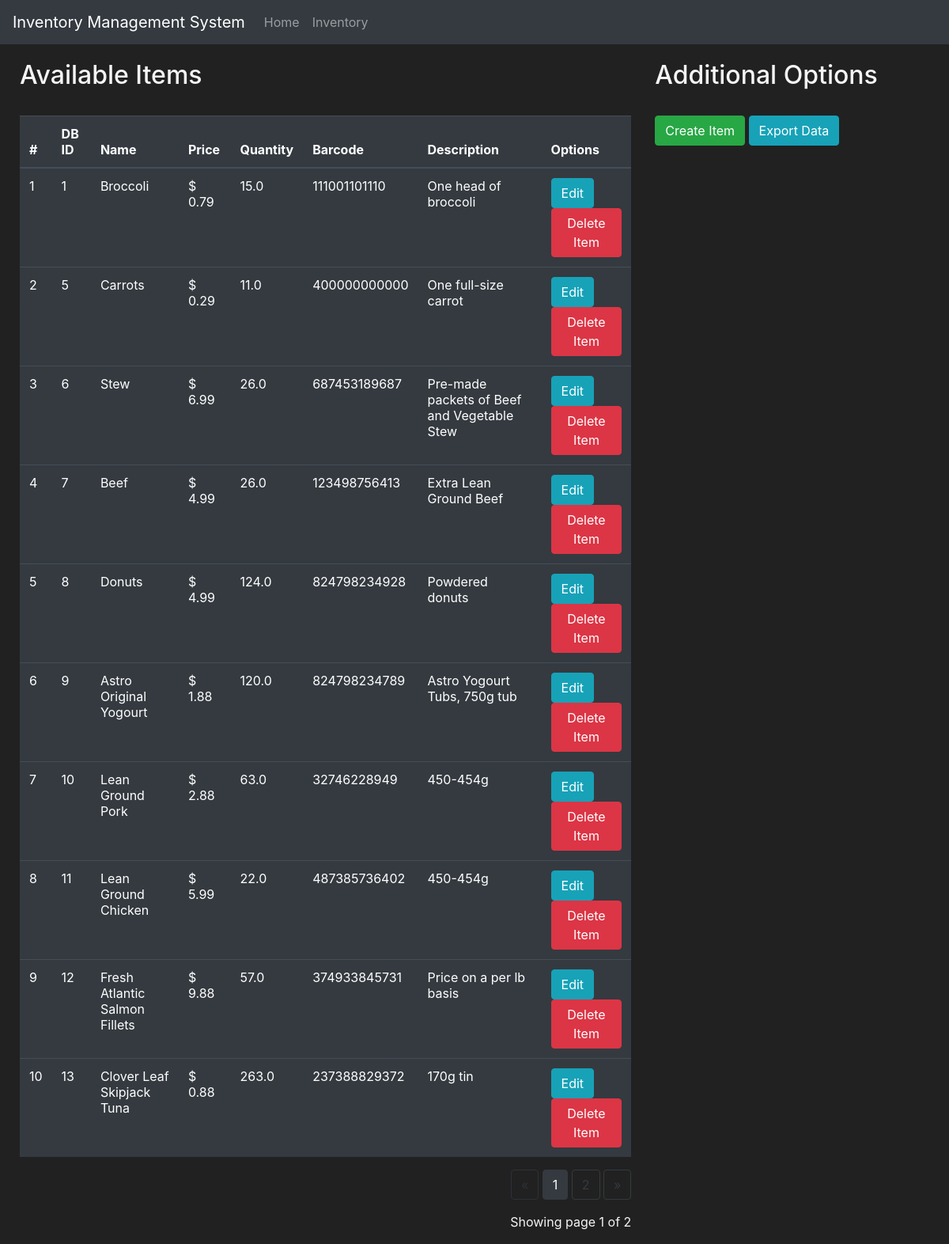
The page /inventory on the database as committed earlier.
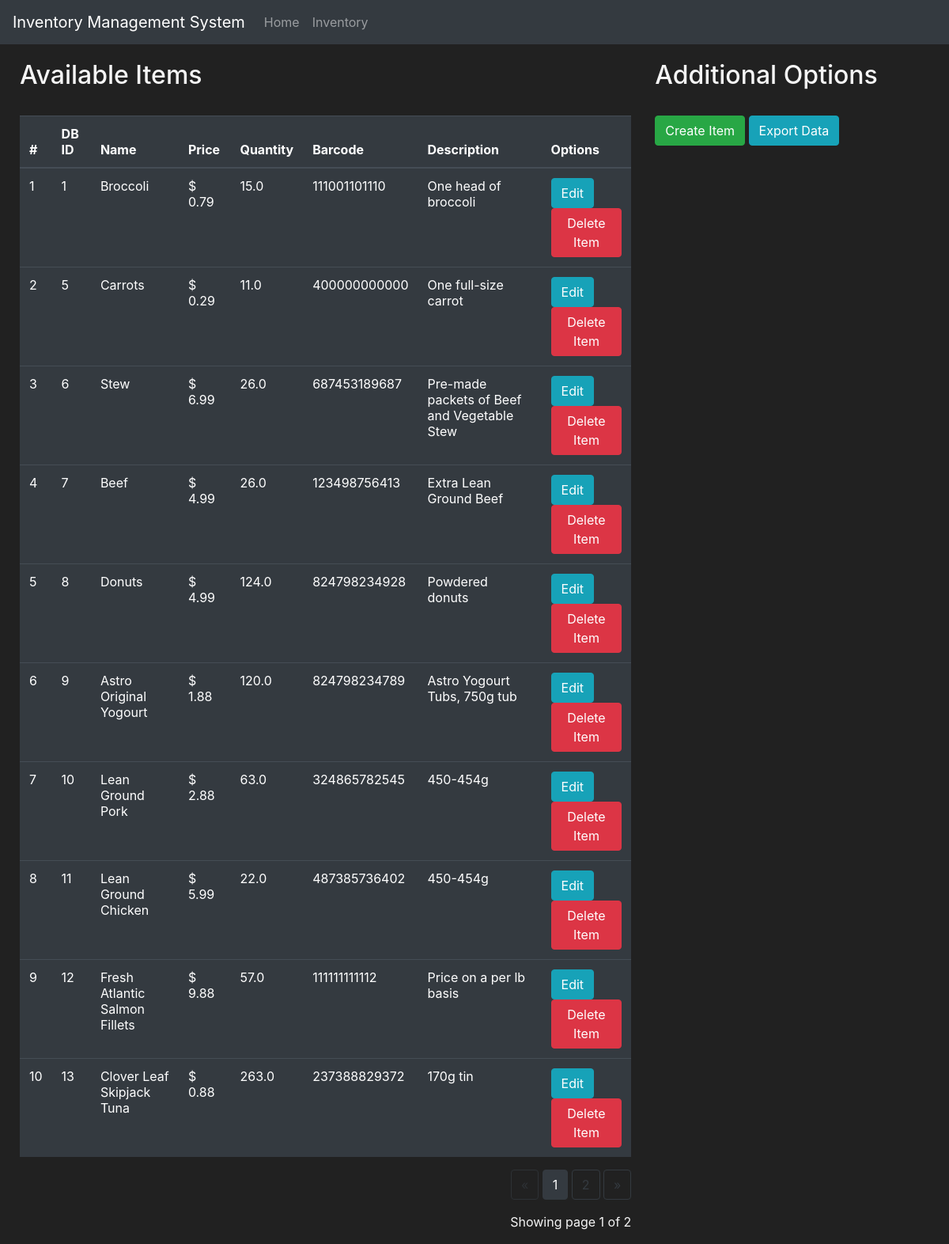
The same page on the database as committed later.
### inventory/models.py (models this page shows)
class Item(db.Model):
    id = db.Column(db.Integer(), primary_key = True)
    name = db.Column(db.String(length = 30), nullable = False)
    price = db.Column(db.Float(), nullable = False)
    quantity = db.Column(db.Float(), nullable = False)
    barcode = db.Column(db.String(length = 12), nullable = False, unique = True)
    description = db.Column(db.String(length = 1024), nullable = False)

### inventory/routes.py (the view, shortened to what this page needs)
@app.route('/inventory', methods=['GET', 'POST'])
def inventory_page():
    deleting_form = DeleteItemForm()
    creating_form = CreateItemForm()
    editing_form = EditItemForm()
    items_displayed_per_page = 10
    if request.method == "GET":
        page = request.args.get('page', 1, type = int)
        items = Item.query.paginate(page = page, per_page = items_displayed_per_page)
        return render_template('inventory.html', items=items, deleting_form = deleting_form, creating_form = creating_form, editing_form = editing_form)

### inventory/templates/inventory.html (shortened to what this page needs)
{% extends 'base.html' %}
{% block content %}
    <div class = "row" style="margin-top:20px; margin-left:10px">
        <div class="col-8">
            <h2>Available Items</h2>
            <br>
            <table class="table table-hover table-dark">
                <thead>
                    <tr>
                        <th scope="col">#</th>
                        <th scope="col">DB ID</th>
                        <th scope="col">Name</th>
                        <th scope="col">Price</th>
                        <th scope="col">Quantity</th>
                        <th scope="col">Barcode</th>
                        <th scope="col">Description</th>
                        <th scope="col">Options</th>
                    </tr>
                </thead>
                <tbody>
                    {% for item in items.items %}
                    <tr>
                        <td>{{ loop.index}}</td>
                        <td>{{ item.id }}</td>
                        <td>{{ item.name }}</td>
                        <td>$ {{'%0.2f'| format(item.price|float)}}</td>
                        <td>{{ item.quantity }}</td>
                        <td>{{ item.barcode }}</td>
                        <td>{{ item.description }}</td>
                        <td>
                            <button class="btn btn-outline btn-info" data-toggle="modal" data-target="#Modal-Edit-{{ item.id }}">Edit</button>
                            <button class="btn btn-outline btn-danger" data-toggle="modal" data-target="#Modal-Delete-{{ item.id }}">Delete Item</button>
                        </td>
                    </tr>
                    {% endfor %}
                </tbody>
            </table>
            <div class="text-right">
                <a href="{{ url_for('inventory_page', page=items.prev_num) }}"
                class="btn btn-outline-dark
                {% if items.page == 1 %}disabled{% endif %}">
                </a>
                {% for page_num in items.iter_pages(left_edge=1, right_edge=1, left_current=1, right_current=2) %}
                    {% if page_num %}
                        {% if items.page == page_num %}
                            <a href="{{ url_for('inventory_page', page=page_num) }}"
                            class="btn btn-dark">
                                {{ page_num }}
                            </a>
                        {% else %}
                            <a href="{{ url_for('inventory_page', page=page_num) }}"
                            class="btn btn-outline-dark">
                                {{ page_num }}
                            </a>
                        {% endif %}
                    {% else %}
                        ...
                    {% endif %}
                {% endfor %}
                <a href="{{ url_for('inventory_page', page=items.next_num) }}" class="btn btn-outline-dark {% if items.page == items.pages %}disabled{% endif %}">
                    &raquo;
                </a>
            </div>
            <p class="text-right mt-3">
                Showing page {{ items.page }} of {{ items.pages }}
            </p>
        </div>
        <div class="col-4">
            <h2>Additional Options</h2>
            <br>
            <button class="btn btn-outline btn-success" data-toggle="modal" data-target="#Modal-CreateItem">Create Item</button>
            <a href="{{ url_for('export_page') }}" class="btn btn-outline btn-info">Export Data</a>
        </div>
    </div>
{% endblock %}

### inventory/templates/base.html (shortened to what this page needs)
<!doctype html>
<html lang="en">
<head>
    <link rel="stylesheet" href="https://cdn.jsdelivr.net/npm/bootstrap@4.5.3/dist/css/bootstrap.min.css"
>
</head>
<body>
    <nav class="navbar navbar-expand-md navbar-dark bg-dark">
        <a class="navbar-brand" href="#">Inventory Management System</a>
        <div class="collapse navbar-collapse" id="navbarNav">
            <ul class="navbar-nav mr-auto">
                <li class="nav-item">
                    <a class="nav-link" href="{{ url_for('home_page') }}">Home</a>
                </li>
                <li class="nav-item">
                    <a class="nav-link" href="{{ url_for('inventory_page') }}">Inventory</a>
                </li>
            </ul>
        </div>
    </nav>
    {% block content %}
    {% endblock %}
</body>
</html>

### inventory/templates/base.html (style rules this page uses)
body { background-color: #212121; color: whitesmoke }

Rows that differ between the two databases and show on the page:
changed Item "Lean Ground Pork": barcode "32746228949" → "324865782545"
changed Item "Fresh Atlantic Salmon Fillets": barcode "374933845731" → "111111111112"
